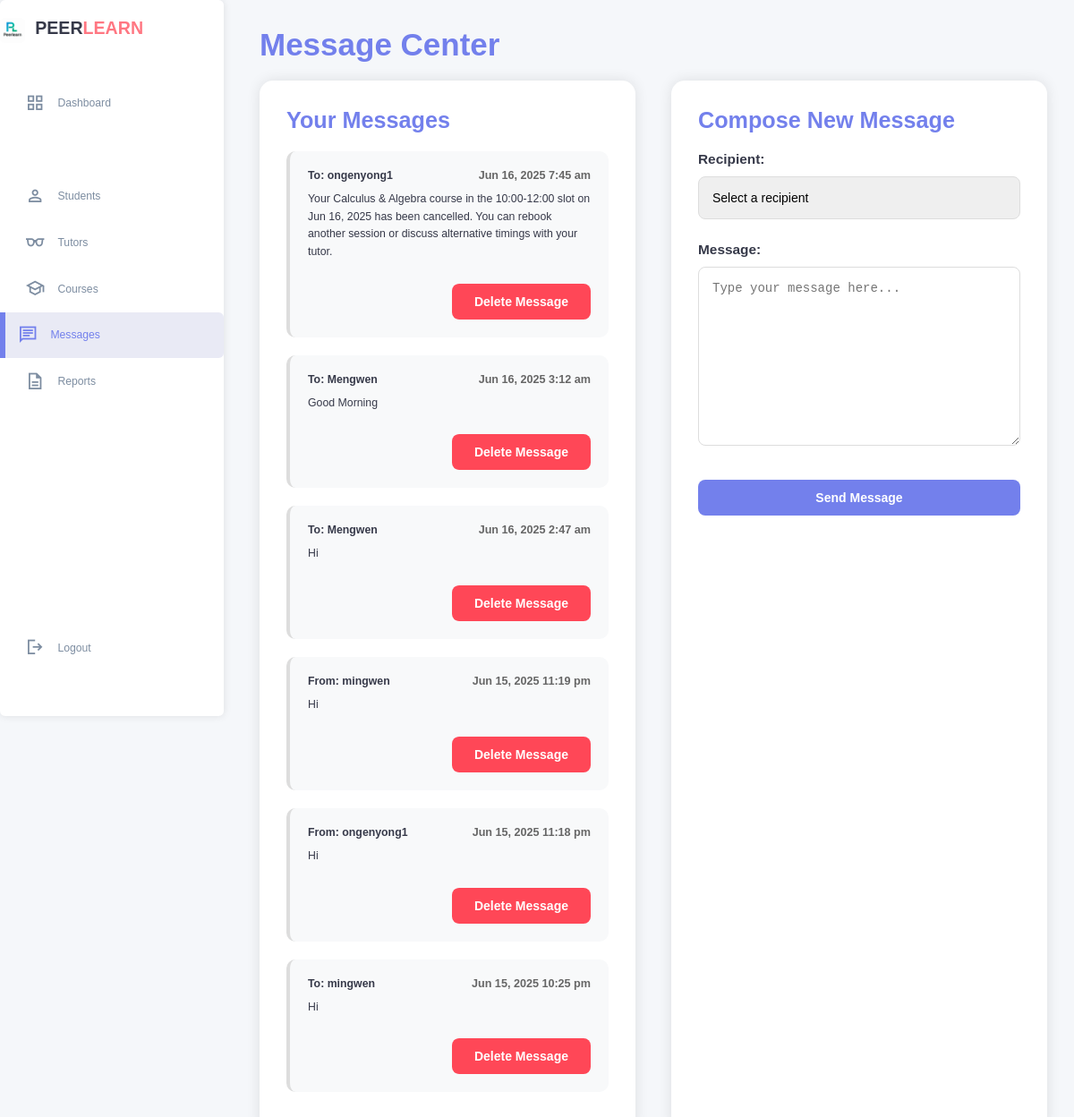
The page /admin_message.php (signed in) on the database as committed earlier.
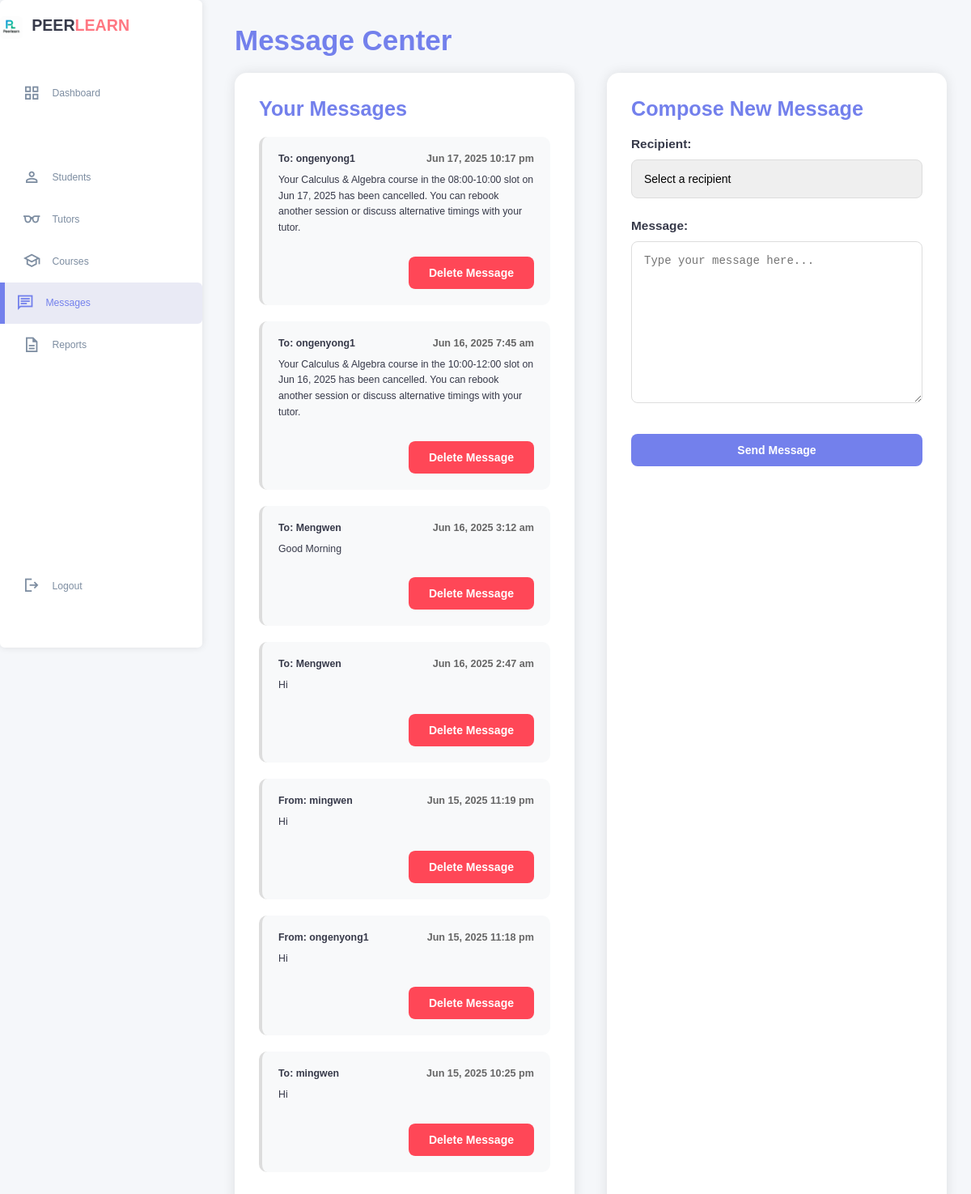
The same page on the database as committed later.
### tables this page shows
CREATE TABLE `message` (
  `message_id` int(11) NOT NULL,
  `sender_id` int(11) NOT NULL,
  `receiver_id` int(11) NOT NULL,
  `content` text NOT NULL,
  `sent_datetime` datetime NOT NULL DEFAULT current_timestamp(),
  `is_read` tinyint(1) NOT NULL DEFAULT 0
);

CREATE TABLE `user` (
  `user_id` int(11) NOT NULL,
  `username` varchar(50) NOT NULL,
  `password` varchar(255) DEFAULT NULL,
  `email` varchar(100) NOT NULL,
  `role` enum('student','tutor','admin') NOT NULL,
  `first_name` varchar(50) NOT NULL,
  `last_name` varchar(50) NOT NULL,
  `phone` varchar(20) DEFAULT NULL,
  `profile_image` varchar(255) DEFAULT NULL,
  `is_active` tinyint(1) DEFAULT 1,
  `created_at` timestamp NOT NULL DEFAULT current_timestamp(),
  `last_login` datetime DEFAULT NULL,
  `reset_token_hash` varchar(64) DEFAULT NULL,
  `reset_token_expires_at` datetime DEFAULT NULL
);

### admin_message.php (the view, shortened to what this page needs)
<?php
require_once "db_connection.php";
$query = "SELECT m.*,
                 sender.username AS sender_name,
                 receiver.username AS receiver_name
          FROM message m
          JOIN user sender ON m.sender_id = sender.user_id
          JOIN user receiver ON m.receiver_id = receiver.user_id
          WHERE m.sender_id = ? OR m.receiver_id = ?
          ORDER BY m.sent_datetime DESC";
$stmt = $conn->prepare($query);
$stmt->bind_param("ii", $_SESSION['user_id'], $_SESSION['user_id']);
$stmt->execute();
$messages = $stmt->get_result()->fetch_all(MYSQLI_ASSOC);
?>
<!DOCTYPE html>
<html lang="en">
<head>
    <link rel="stylesheet" href="studentstyle.css">
</head>
<body>
    <aside>
        <div class="top">
            <div class="logo">
                <img src="image/logo.png">
                <h2>PEER<span class="danger">LEARN</span></h2>
            </div>
        </div>
        <div class="sidebar">
            <a href="admin.html"><span class="material-symbols-sharp">grid_view</span><h3>Dashboard</h3></a>
            <a href="#"></a>
            <a href="admin_student.php"><span class="material-symbols-sharp">person</span><h3>Students</h3></a>
            <a href="admin_tutors.php"><span class="material-symbols-sharp">eyeglasses</span><h3>Tutors</h3></a>
            <a href="admin_course.php"><span class="material-symbols-sharp">school</span><h3>Courses</h3></a>
            <a href="admin_message.php"class="active"><span class="material-symbols-sharp">chat</span><h3>Messages</h3></a>
            <a href="admin_report.php"><span class="material-symbols-sharp">description</span><h3>Reports</h3></a>
            <a href="home_page.html"><span class="material-symbols-sharp">logout</span><h3>Logout</h3></a>
        </div>
    </aside>
    <div class="main-content">
        <div class="message-center-container">
            <h1>Message Center</h1>
            <div class="message-container">
                <div class="message-list">
                    <h2>Your Messages</h2>
                    <?php if (empty($messages)): ?>
                        <div class="no-messages">
                            <p>No messages found.</p>
                        </div>
                    <?php else: ?>
                        <?php foreach ($messages as $message): ?>
                            <div class="message <?php echo ($message['receiver_id'] == $_SESSION['user_id'] && $message['is_read'] == 0) ? 'unread' : ''; ?>">
                                <div class="message-header">
                                    <span>
                                        <?php if ($message['sender_id'] == $_SESSION['user_id']): ?>
                                            To: <span class="message-receiver"><?php echo htmlspecialchars($message['receiver_name']); ?></span>
                                        <?php else: ?>
                                            From: <span class="message-sender"><?php echo htmlspecialchars($message['sender_name']); ?></span>
                                        <?php endif; ?>
                                    </span>
                                    <span class="message-time"><?php echo date('M j, Y g:i a', strtotime($message['sent_datetime'])); ?></span>
                                </div>
                                <div class="message-content">
                                    <?php echo nl2br(htmlspecialchars($message['content'])); ?>
                                </div>
                                <div class="message-actions">
                                    <?php if ($message['sender_id'] == $_SESSION['user_id'] || $message['receiver_id'] == $_SESSION['user_id']): ?>
                                        <form method="POST" style="display: inline;">
                                            <button type="submit" name="delete_message" class="btn btn-delete">Delete Message</button>
                                        </form>
                                    <?php endif; ?>
                                </div>
                            </div>
                        <?php endforeach; ?>
                    <?php endif; ?>
                </div>
                <div class="message-compose">
                    <h2>Compose New Message</h2>
                    <form method="POST">
                        <div class="form-group">
                            <label for="receiver_id">Recipient:</label>
                            <select name="receiver_id" id="receiver_id" required>
                                <option value="">Select a recipient</option>
                            </select>
                        </div>
                        <div class="form-group">
                            <label for="content">Message:</label>
                            <textarea name="content" id="content" required placeholder="Type your message here..."></textarea>
                        </div>
                        <button type="submit" name="send_message" class="btn btn-send">Send Message</button>
                    </form>
                </div>
            </div>
        </div>
    </div>
</body>
</html>

Rows that differ between the two databases and show on the page:
added message: receiver.username "ongenyong1", sent_datetime "Jun 17, 2025 10:17 pm", content "Your Calculus & Algebra course in the 08:00-10:00 slot on Jun 17, 2025 has been cancelled. You can rebook another session or discuss alternative timings with your tutor."
